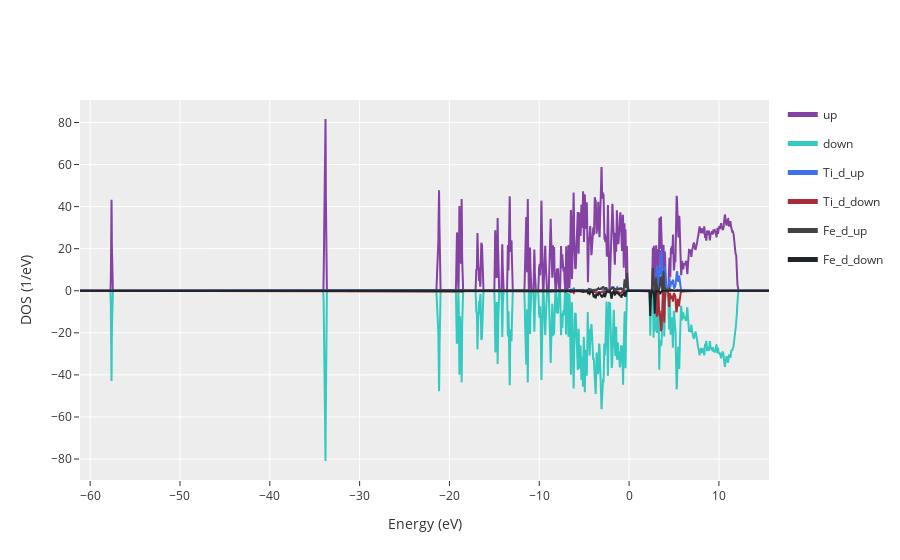

The cell this chart's notebook holds for it:
### Code cell
calc.dos.plot(selection="d(Ti, Fe)")

### Figure 1 — Plotly figure (JSON) as saved in the notebook; plotly's stock layout.template omitted (floating-point values rounded to 4 significant figures; data arrays with more than 128 entries replaced by an {"elided": "..."} marker saying what was removed)
{"data": [{"legendgroup": "up", "line": {"color": "#8342A4"}, "name": "up", "showlegend": true, "type": "scatter", "x": {"elided": "4000 float values"}, "y": {"elided": "4000 float values"}, "yaxis": "y"}, {"legendgroup": "down", "line": {"color": "#35CABF"}, "name": "down", "showlegend": true, "type": "scatter", "x": {"elided": "4000 float values"}, "y": {"elided": "4000 float values"}, "yaxis": "y"}, {"legendgroup": "Ti_d_up", "line": {"color": "#3E70EA"}, "name": "Ti_d_up", "showlegend": true, "type": "scatter", "x": {"elided": "4000 float values"}, "y": {"elided": "4000 float values"}, "yaxis": "y"}, {"legendgroup": "Ti_d_down", "line": {"color": "#A82C35"}, "name": "Ti_d_down", "showlegend": true, "type": "scatter", "x": {"elided": "4000 float values"}, "y": {"elided": "4000 float values"}, "yaxis": "y"}, {"legendgroup": "Fe_d_up", "line": {"color": "#424242"}, "name": "Fe_d_up", "showlegend": true, "type": "scatter", "x": {"elided": "4000 float values"}, "y": {"elided": "4000 float values"}, "yaxis": "y"}, {"legendgroup": "Fe_d_down", "line": {"color": "#202429"}, "name": "Fe_d_down", "showlegend": true, "type": "scatter", "x": {"elided": "4000 float values"}, "y": {"elided": "4000 float values"}, "yaxis": "y"}], "layout": {"legend": {"itemsizing": "constant"}, "xaxis": {"title": {"text": "Energy (eV)"}}, "yaxis": {"title": {"text": "DOS (1/eV)"}}}}
